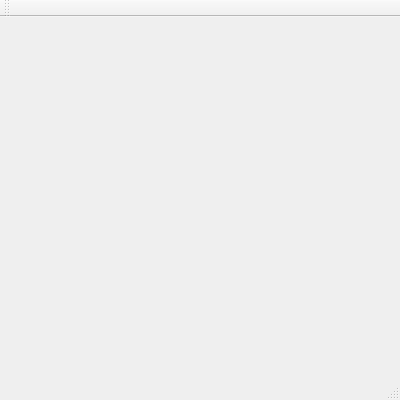
<?xml version="1.0" encoding="UTF-8"?>
<ui version="4.0">
 <class>WATCHClass</class>
 <widget class="QMainWindow" name="WATCHClass">
  <property name="geometry">
   <rect>
    <x>0</x>
    <y>0</y>
    <width>400</width>
    <height>400</height>
   </rect>
  </property>
  <property name="windowTitle">
   <string>WATCH</string>
  </property>
  <widget class="QWidget" name="centralWidget">
   <layout class="QGridLayout" name="gridLayout"/>
  </widget>
  <widget class="QMenuBar" name="menuBar">
   <property name="geometry">
    <rect>
     <x>0</x>
     <y>0</y>
     <width>400</width>
     <height>20</height>
    </rect>
   </property>
  </widget>
  <widget class="QToolBar" name="mainToolBar">
   <attribute name="toolBarArea">
    <enum>TopToolBarArea</enum>
   </attribute>
   <attribute name="toolBarBreak">
    <bool>false</bool>
   </attribute>
  </widget>
  <widget class="QStatusBar" name="statusBar"/>
 </widget>
 <layoutdefault spacing="6" margin="11"/>
 <resources>
  <include location="watch.qrc"/>
 </resources>
 <connections/>
</ui>
